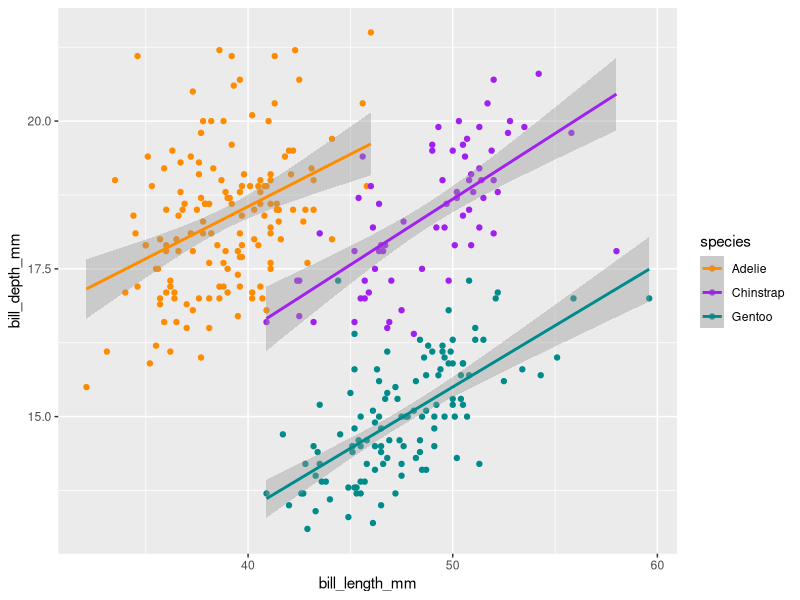
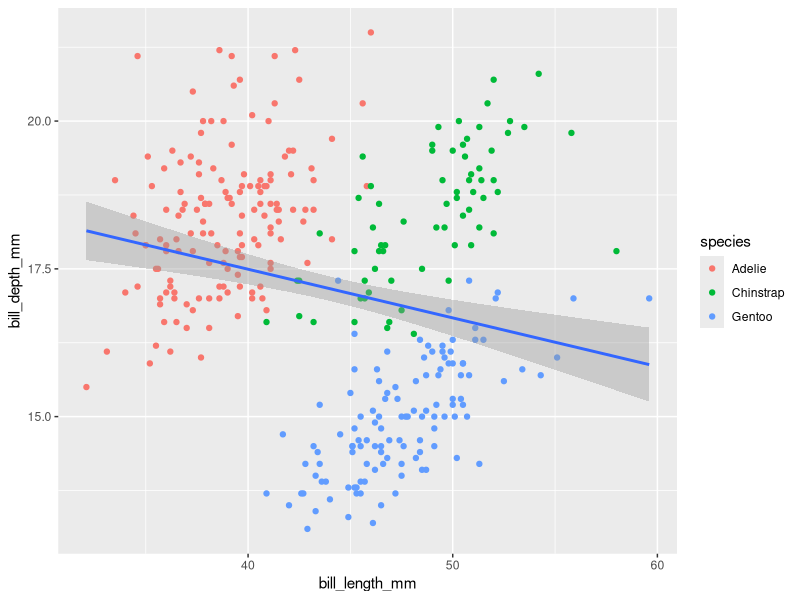
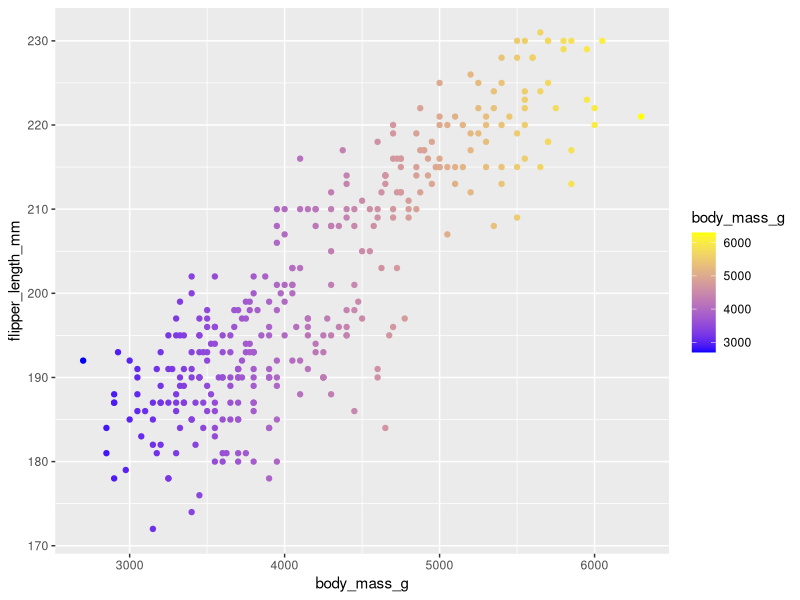
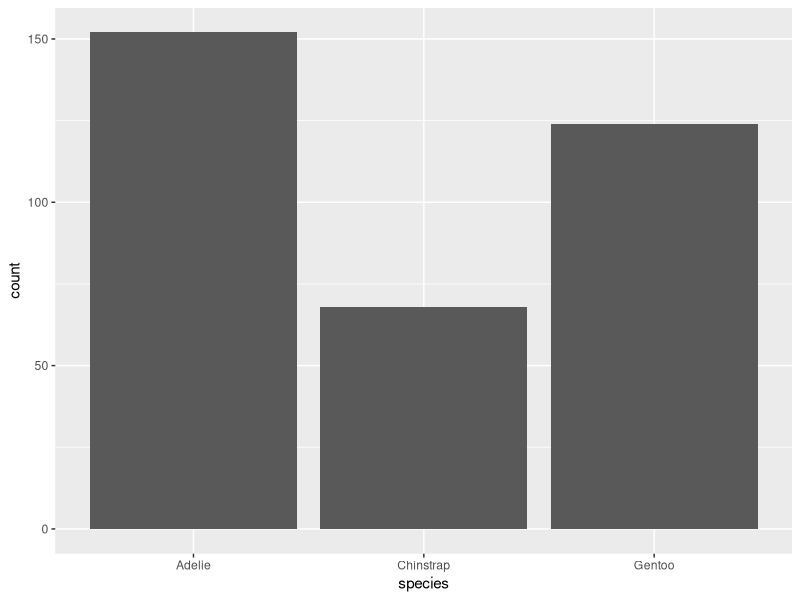
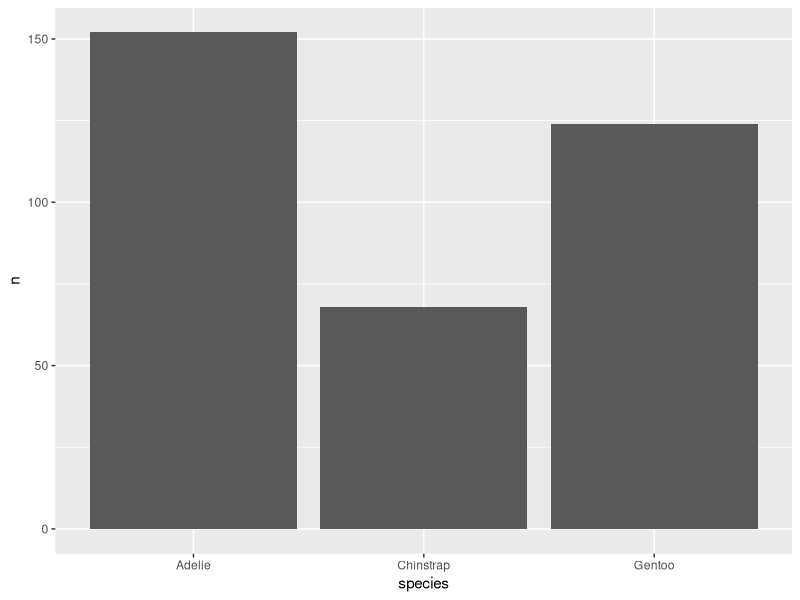
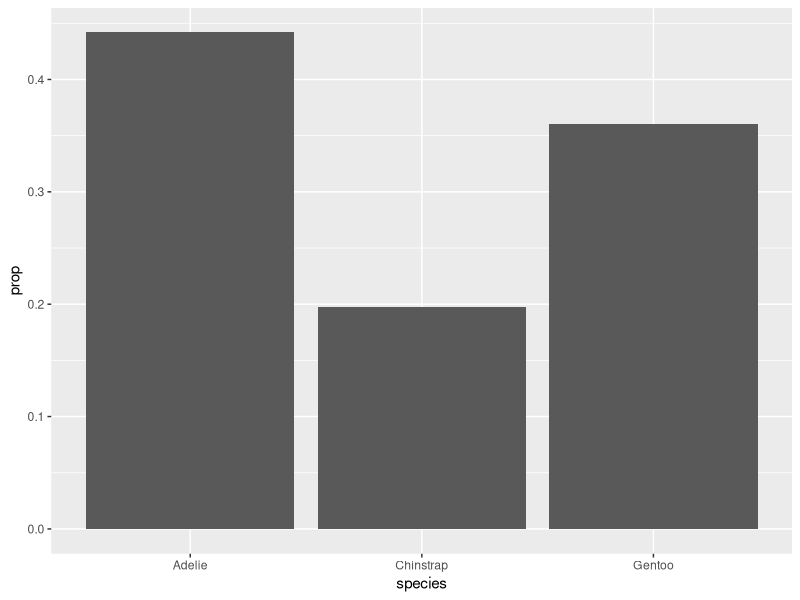
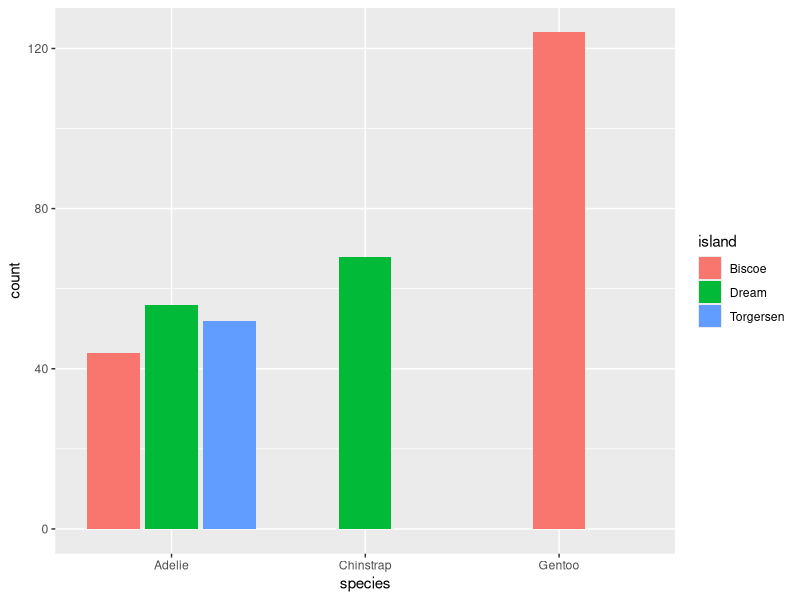
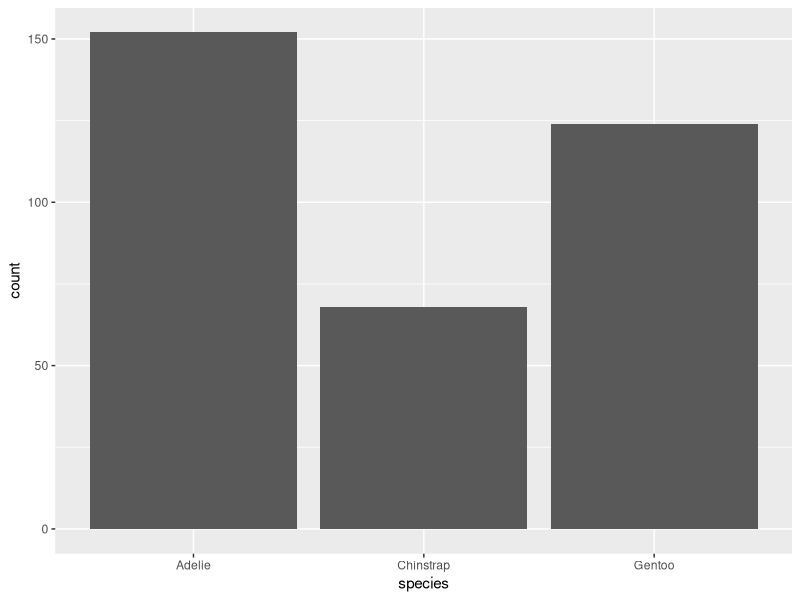

Write R code to recreate these figures, in order.
## ---- chunk 1
library(tidyverse)
library(palmerpenguins)
## ---- chunk 2
# untidy data ----
temp_data_wide <- tribble(
  ~date, ~station1, ~station2,  ~station3,
  "2023-10-01", 30.1, 29.8,  31.2,
  "2023-11-01", 28.6, 29.1,  33.4,
  "2023-12-01", 29.9, 28.5,  32.3
)

temp_data_wide

# not one row per observation! 

# make tidy ----
temp_data_long <- temp_data_wide |> # pipe operator! (command shift m)
  # new function! pivot_longer
  pivot_longer(cols = starts_with("station"), #using function "starts_with" takes all cols that start with x
               names_to = "station_id", # arg for pivot_longer, this is the new col name for the category
               values_to = "temp_c") # arg for pivot_longer, new col name for the values

temp_data_long
## ---- chunk 3
# Exploration 
unique(penguins$species)

# "nunique" cousin in R
length(unique(penguins$species))
## ---- chunk 4
# ggplot(data = penguins,
#       mapping = aes(x = bill_length_mm,
#                     y = bill_depth_mm))

# note, you don't need the "mapping =", as long as you have it in the correct order (data then mapping)

# you can pipe into a ggplot!, then you will need to use plus signs for each additional layer
# penguins %>% 
#  ggplot(aes(x = bill_length_mm, y = bill_depth_mm))


# mapping color globally
ggplot(na.omit(penguins), aes(x = bill_length_mm, # "wrapping the data with na.omit"
                              y = bill_depth_mm,
                              color = species)) + #use an aesthetic to represent your variable, goes in aes
  geom_point() +
  geom_smooth(method="lm") +
  scale_color_manual(values = c("darkorange", "purple", "cyan4"))  # pick colors; note num of colors = num of vars

# mapping color locally
ggplot(na.omit(penguins), aes(x = bill_length_mm, # "wrapping the data with na.omit"
                              y = bill_depth_mm)) + 
  geom_point(aes(color=species)) + # this is "local" 
  geom_smooth(method="lm") # note: just one line across all species

# color gradient
ggplot(penguins, aes(x = body_mass_g,
                     y = flipper_length_mm,
                     color = body_mass_g)) +
  geom_point() +
  scale_color_gradient(low = "blue", high = "yellow")
## ---- chunk 5
# if we don't specify the y, we will get the counts 
# note the documentation for geom_bar, stat = "count"

ggplot(penguins, aes(x = species)) +
  geom_bar()
## ---- chunk 6
penguin_summary <- penguins |> 
  count(species) # calculate number of observations (rows) for each species

ggplot(penguin_summary, aes(x = species, y = n)) + 
  geom_bar(stat = "identity")
## ---- chunk 7
ggplot(penguins, aes(x = species, y = after_stat(prop), group = 1)) +
  geom_bar()
## ---- chunk 8
# default position = "stack"
ggplot(penguins, aes(x = species, fill = island)) + # fill and color are similar but used for different geoms
  geom_bar(position = position_dodge2(preserve = "single")) 

# fill calculates a proportion
# dodge splits it
# there are position functions you can apply to position!
## ---- chunk 9
ggplot(penguins, aes(x = species)) +
  geom_bar() +
  coord_cartesian() # you don't need to explicitly include `coord_cartesian()` since it's the default

# coord flip
ggplot(penguins, aes(x = species)) +
  geom_bar() +
  coord_flip() +
  theme_light()

# polar coordinate system
ggplot(penguins, aes(x = species)) +
  geom_bar() +
  coord_polar() +
  theme(
    axis.title = element_text(size = 17, color = "purple")
  )
## ---- chunk 10
ggplot(penguins, aes(x = flipper_length_mm)) + 
  geom_histogram()
